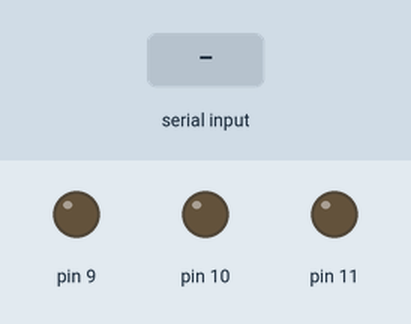
Recording of a sketch running on a simulated Arduino Uno, built with avr-gcc and run on an emulated ATmega328P. On the bench: output pins drawn as LEDs (lit = HIGH). Inputs (shaded band) come from the test bench. What the sketch prints to the serial monitor is not drawn.

Above: at 1.2 s.
1.3 s: "90,45,200\n" received over Serial
At 2.5 s:
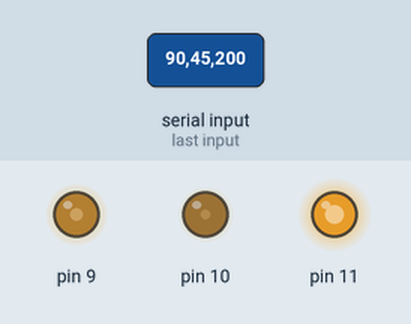
2.8 s: "30,150,10\n" received over Serial
At 3.8 s:
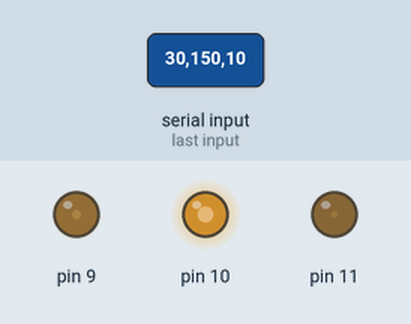
4.3 s: "1,90,45\n" received over Serial
At 4.9 s:
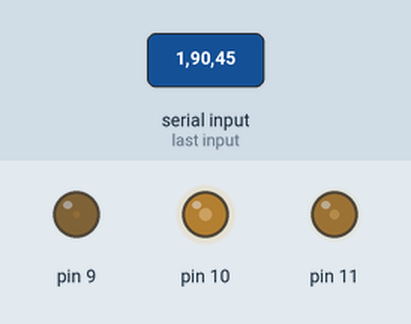
Timing chart, 0 to 7.3 s (numbered marks = the images above; inputs shaded):
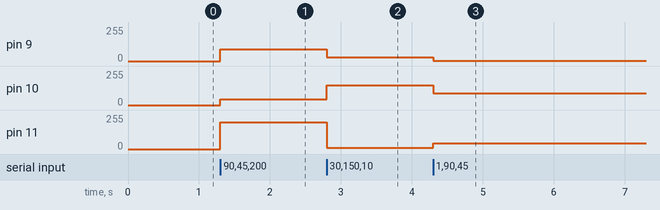

The sketch:

serialParser-task2.ino
```cpp
void setup() {
  // Initialize serial communication at 115200 bits per second
  Serial.begin(115200);

  // Set LED pins as outputs
  pinMode(9, OUTPUT);
  pinMode(10, OUTPUT);
  pinMode(11, OUTPUT);

  Serial.println("Enter brightness levels for 3 LEDs separated by commas (0-255):");
}

void loop() {
  static String inputString = "";
  static bool stringComplete = false;

  while (Serial.available()) {
    char incomingChar = (char)Serial.read();

    if (incomingChar != '\n') {
      inputString += incomingChar;
    } else {
      stringComplete = true;
    }
  }

  if (stringComplete) {
    int brightness1 = 0;
    int brightness2 = 0;
    int brightness3 = 0;
    int delimiterPos1 = inputString.indexOf(',');
    int delimiterPos2 = inputString.indexOf(',', delimiterPos1 + 1);

    if (delimiterPos1 != -1 && delimiterPos2 != -1) {
      brightness1 = inputString.substring(0, delimiterPos1).toInt();
      brightness2 = inputString.substring(delimiterPos1 + 1, delimiterPos2).toInt();
      brightness3 = inputString.substring(delimiterPos2 + 1).toInt();

      if (isValidBrightness(brightness1) && isValidBrightness(brightness2) && isValidBrightness(brightness3)) {
        analogWrite(9, brightness1);
        analogWrite(10, brightness2);
        analogWrite(11, brightness3);
      } else {
        Serial.println("Error: Brightness values must be between 0 and 255.");
      }
    } else {
      Serial.println("Error: Invalid input format. Please enter 3 brightness values separated by commas.");
    }

    // Clear the string for the next input
    inputString = "";
    stringComplete = false;  // Reset flag
  }
}

// Helper function to validate the brightness range
bool isValidBrightness(int brightness) {
  return brightness >= 0 && brightness <= 255;
}
```

Measured:
- after the input at 1.3 s, pin 9: 0/255 → 90/255 at once; pin 10: 0/255 → 45/255 at once; pin 11: 0/255 → 200/255 at once
- after the input at 2.8 s, pin 9: 90/255 → 30/255 at once; pin 10: 45/255 → 150/255 at once; pin 11: 200/255 → 10/255 at once
- after the input at 4.3 s, pin 9: 30/255 → 1/255 at once; pin 10: 150/255 → 90/255 at once; pin 11: 10/255 → 45/255 at once
